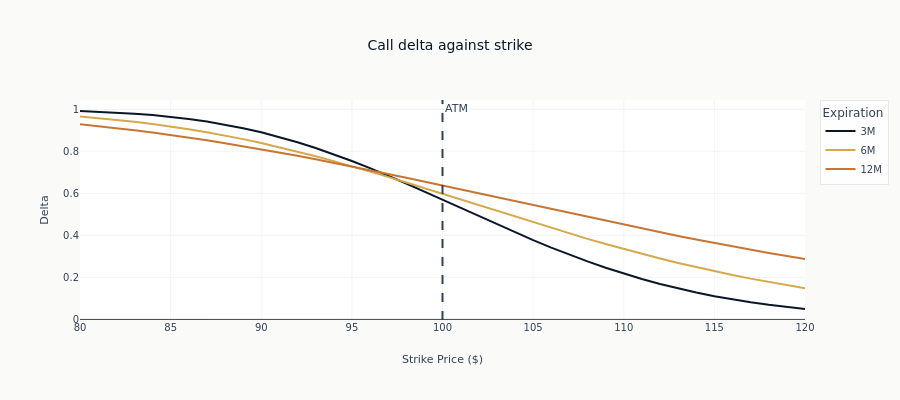

Source (notebook cell):
### Markdown cell above
### Delta vs Moneyness

Delta transitions from 0 (deep OTM) to 1 (deep ITM), with the steepest
slope at ATM. Shorter-dated options have sharper transitions.

### Code cell
fig = px.line(
    greeks_df.to_pandas(),
    x="strike",
    y="delta",
    color="time_to_exp",
    title="Call delta against strike",
    labels={"strike": "Strike Price ($)", "delta": "Delta", "time_to_exp": "Expiration"},
)
fig.add_vline(x=DEMO_SPOT, line_dash="dash", line_color=COLORS["neutral"], annotation_text="ATM")
fig.update_layout(height=400)
show_plotly_with_alt(
    fig,
    "A curve of call delta against strike price, with a dashed vertical line at the spot. It runs from near one at the lowest strikes down to near zero at the highest, falling most steeply where it crosses the spot line at around one half.",
)

### Figure 1 — Plotly figure (JSON) as saved in the notebook; plotly's stock layout.template omitted (floating-point values rounded to 4 significant figures)
{"data": [{"hovertemplate": "Expiration=3M<br>Strike Price ($)=%{x}<br>Delta=%{y}<extra></extra>", "legendgroup": "3M", "line": {"color": "#0a1628", "dash": "solid"}, "marker": {"symbol": "circle"}, "mode": "lines", "name": "3M", "orientation": "v", "showlegend": true, "type": "scatter", "x": [80.0, 81.0, 82.0, 83.0, 84.0, 85.0, 86.0, 87.0, 88.0, 89.0, 90.0, 91.0, 92.0, 93.0, 94.0, 95.0, 96.0, 97.0, 98.0, 99.0, 100.0, 101.0, 102.0, 103.0, 104.0, 105.0, 106.0, 107.0, 108.0, 109.0, 110.0, 111.0, 112.0, 113.0, 114.0, 115.0, 116.0, 117.0, 118.0, 119.0, 120.0], "xaxis": "x", "y": [0.9919, 0.9888, 0.9846, 0.9792, 0.9725, 0.9641, 0.9538, 0.9415, 0.9269, 0.9099, 0.8904, 0.8682, 0.8435, 0.8161, 0.7863, 0.7543, 0.7201, 0.6842, 0.6469, 0.6085, 0.5695, 0.5301, 0.4908, 0.452, 0.414, 0.3772, 0.3418, 0.308, 0.2761, 0.2461, 0.2183, 0.1925, 0.169, 0.1475, 0.1281, 0.1107, 0.09523, 0.0815, 0.06942, 0.05885, 0.04965], "yaxis": "y"}, {"hovertemplate": "Expiration=6M<br>Strike Price ($)=%{x}<br>Delta=%{y}<extra></extra>", "legendgroup": "6M", "line": {"color": "#D4A84B", "dash": "solid"}, "marker": {"symbol": "circle"}, "mode": "lines", "name": "6M", "orientation": "v", "showlegend": true, "type": "scatter", "x": [80.0, 81.0, 82.0, 83.0, 84.0, 85.0, 86.0, 87.0, 88.0, 89.0, 90.0, 91.0, 92.0, 93.0, 94.0, 95.0, 96.0, 97.0, 98.0, 99.0, 100.0, 101.0, 102.0, 103.0, 104.0, 105.0, 106.0, 107.0, 108.0, 109.0, 110.0, 111.0, 112.0, 113.0, 114.0, 115.0, 116.0, 117.0, 118.0, 119.0, 120.0], "xaxis": "x", "y": [0.966, 0.9589, 0.9506, 0.9412, 0.9306, 0.9187, 0.9056, 0.8911, 0.8752, 0.858, 0.8395, 0.8197, 0.7987, 0.7766, 0.7533, 0.7291, 0.7041, 0.6783, 0.6519, 0.625, 0.5977, 0.5703, 0.5428, 0.5153, 0.4881, 0.4612, 0.4347, 0.4087, 0.3833, 0.3587, 0.3349, 0.3119, 0.2898, 0.2687, 0.2486, 0.2294, 0.2113, 0.1942, 0.178, 0.1629, 0.1488], "yaxis": "y"}, {"hovertemplate": "Expiration=12M<br>Strike Price ($)=%{x}<br>Delta=%{y}<extra></extra>", "legendgroup": "12M", "line": {"color": "#C87533", "dash": "solid"}, "marker": {"symbol": "circle"}, "mode": "lines", "name": "12M", "orientation": "v", "showlegend": true, "type": "scatter", "x": [80.0, 81.0, 82.0, 83.0, 84.0, 85.0, 86.0, 87.0, 88.0, 89.0, 90.0, 91.0, 92.0, 93.0, 94.0, 95.0, 96.0, 97.0, 98.0, 99.0, 100.0, 101.0, 102.0, 103.0, 104.0, 105.0, 106.0, 107.0, 108.0, 109.0, 110.0, 111.0, 112.0, 113.0, 114.0, 115.0, 116.0, 117.0, 118.0, 119.0, 120.0], "xaxis": "x", "y": [0.9286, 0.9198, 0.9102, 0.9, 0.8891, 0.8775, 0.8652, 0.8523, 0.8387, 0.8245, 0.8097, 0.7943, 0.7784, 0.762, 0.7452, 0.7279, 0.7102, 0.6923, 0.674, 0.6555, 0.6368, 0.618, 0.5991, 0.5801, 0.5612, 0.5422, 0.5234, 0.5047, 0.4861, 0.4678, 0.4496, 0.4318, 0.4142, 0.397, 0.3801, 0.3636, 0.3475, 0.3318, 0.3165, 0.3016, 0.2872], "yaxis": "y"}], "layout": {"annotations": [{"showarrow": false, "text": "ATM", "x": 100.0, "xanchor": "left", "xref": "x", "y": 1, "yanchor": "top", "yref": "y domain"}], "height": 400, "legend": {"title": {"text": "Expiration"}, "tracegroupgap": 0}, "shapes": [{"line": {"color": "#334155", "dash": "dash"}, "type": "line", "x0": 100.0, "x1": 100.0, "xref": "x", "y0": 0, "y1": 1, "yref": "y domain"}], "title": {"text": "Call delta against strike"}, "xaxis": {"anchor": "y", "domain": [0.0, 1.0], "title": {"text": "Strike Price ($)"}}, "yaxis": {"anchor": "x", "domain": [0.0, 1.0], "title": {"text": "Delta"}}}}
